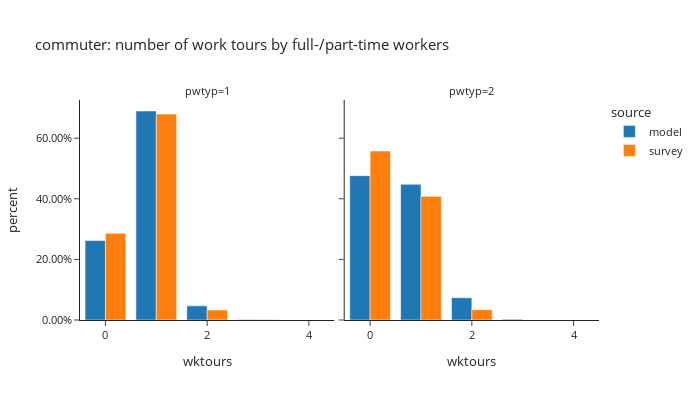

This figure's notebook cell:
### Code cell
_df = workers[workers['worker_type']=="commuter"].groupby(['source','pwtyp','wktours'])['pdexpfac'].sum().reset_index()
_df['percent'] = _df.groupby(['source','pwtyp'], group_keys=False)['pdexpfac'].apply(lambda x: x / float(x.sum()))

fig = px.bar(_df, x='wktours', y="percent", custom_data=['pdexpfac'],
             facet_col="pwtyp",color="source",
             barmode="group",template="simple_white",
             title="commuter: number of work tours by full-/part-time workers")
# fig.for_each_annotation(lambda a: a.update(text = a.text.split("=")[-1]))
fig.update_traces(hovertemplate="share of workers: %{y:.2%}<br>" +
                                "worker counts: %{customdata[0]:.0f}",)
fig.update_layout(height=400, width=700, font=dict(size=11),
                  yaxis_tickformat = '.2%')
fig.show()

### Figure 1 — Plotly figure (JSON) as saved in the notebook; plotly's stock layout.template omitted (floating-point values rounded to 4 significant figures)
{"data": [{"alignmentgroup": "True", "customdata": [[398400.0], [1049000.0], [70940.0], [2360.0]], "hovertemplate": "share of workers: %{y:.2%}<br>worker counts: %{customdata[0]:.0f}", "legendgroup": "model", "marker": {"color": "#1F77B4", "pattern": {"shape": ""}}, "name": "model", "offsetgroup": "model", "orientation": "v", "showlegend": true, "textposition": "auto", "type": "bar", "x": [0, 1, 2, 3], "xaxis": "x", "y": [0.2621, 0.6897, 0.04666, 0.001552], "yaxis": "y"}, {"alignmentgroup": "True", "customdata": [[167800.0], [157700.0], [25880.0], [870.0]], "hovertemplate": "share of workers: %{y:.2%}<br>worker counts: %{customdata[0]:.0f}", "legendgroup": "model", "marker": {"color": "#1F77B4", "pattern": {"shape": ""}}, "name": "model", "offsetgroup": "model", "orientation": "v", "showlegend": false, "textposition": "auto", "type": "bar", "x": [0, 1, 2, 3], "xaxis": "x2", "y": [0.4764, 0.4477, 0.07347, 0.00247], "yaxis": "y2"}, {"alignmentgroup": "True", "customdata": [[284300.0], [675500.0], [32820.0], [1324.0], [164.9]], "hovertemplate": "share of workers: %{y:.2%}<br>worker counts: %{customdata[0]:.0f}", "legendgroup": "survey", "marker": {"color": "#FF7F0E", "pattern": {"shape": ""}}, "name": "survey", "offsetgroup": "survey", "orientation": "v", "showlegend": true, "textposition": "auto", "type": "bar", "x": [0, 1, 2, 3, 4], "xaxis": "x", "y": [0.286, 0.6795, 0.03301, 0.001332, 0.0001659], "yaxis": "y"}, {"alignmentgroup": "True", "customdata": [[181700.0], [133000.0], [11150.0]], "hovertemplate": "share of workers: %{y:.2%}<br>worker counts: %{customdata[0]:.0f}", "legendgroup": "survey", "marker": {"color": "#FF7F0E", "pattern": {"shape": ""}}, "name": "survey", "offsetgroup": "survey", "orientation": "v", "showlegend": false, "textposition": "auto", "type": "bar", "x": [0, 1, 2], "xaxis": "x2", "y": [0.5577, 0.4081, 0.03422], "yaxis": "y2"}], "layout": {"annotations": [{"font": {}, "showarrow": false, "text": "pwtyp=1", "x": 0.245, "xanchor": "center", "xref": "paper", "y": 1.0, "yanchor": "bottom", "yref": "paper"}, {"font": {}, "showarrow": false, "text": "pwtyp=2", "x": 0.755, "xanchor": "center", "xref": "paper", "y": 1.0, "yanchor": "bottom", "yref": "paper"}], "barmode": "group", "font": {"size": 11}, "height": 400, "legend": {"title": {"text": "source"}, "tracegroupgap": 0}, "title": {"text": "commuter: number of work tours by full-/part-time workers"}, "width": 700, "xaxis": {"anchor": "y", "domain": [0.0, 0.49], "title": {"text": "wktours"}}, "xaxis2": {"anchor": "y2", "domain": [0.51, 1.0], "matches": "x", "title": {"text": "wktours"}}, "yaxis": {"anchor": "x", "domain": [0.0, 1.0], "tickformat": ".2%", "title": {"text": "percent"}}, "yaxis2": {"anchor": "x2", "domain": [0.0, 1.0], "matches": "y", "showticklabels": false}}}
